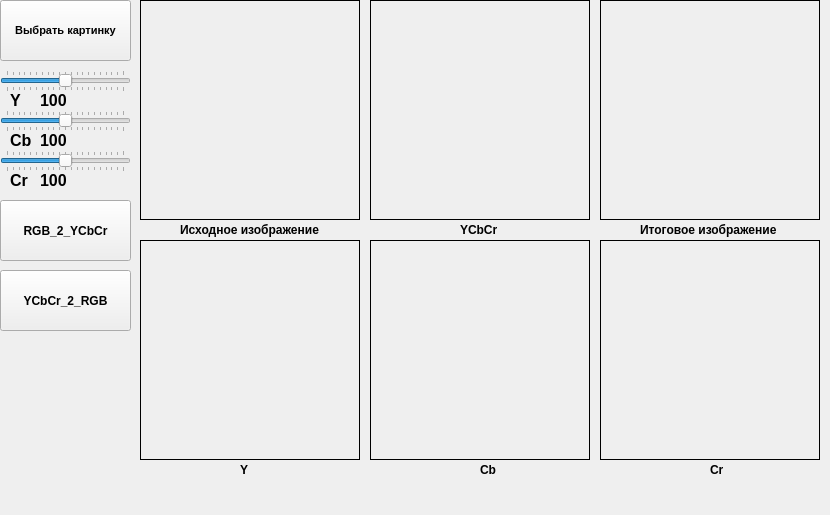
<?xml version="1.0" encoding="UTF-8"?>
<ui version="4.0">
 <class>RGB_2_YCbCr_2_RGB</class>
 <widget class="QMainWindow" name="RGB_2_YCbCr_2_RGB">
  <property name="geometry">
   <rect>
    <x>0</x>
    <y>0</y>
    <width>830</width>
    <height>515</height>
   </rect>
  </property>
  <property name="windowTitle">
   <string>RGB_2_YCbCr_2_RGB</string>
  </property>
  <widget class="QWidget" name="centralwidget">
   <widget class="QPushButton" name="pushButton_selectF">
    <property name="geometry">
     <rect>
      <x>0</x>
      <y>0</y>
      <width>131</width>
      <height>61</height>
     </rect>
    </property>
    <property name="font">
     <font>
      <pointsize>8</pointsize>
      <weight>75</weight>
      <bold>true</bold>
     </font>
    </property>
    <property name="text">
     <string>Выбрать картинку</string>
    </property>
   </widget>
   <widget class="QPushButton" name="pushButton_rgb2ycbcr">
    <property name="geometry">
     <rect>
      <x>0</x>
      <y>200</y>
      <width>131</width>
      <height>61</height>
     </rect>
    </property>
    <property name="font">
     <font>
      <weight>75</weight>
      <bold>true</bold>
     </font>
    </property>
    <property name="text">
     <string>RGB_2_YCbCr</string>
    </property>
   </widget>
   <widget class="QPushButton" name="pushButton_ycbcr2rgb">
    <property name="geometry">
     <rect>
      <x>0</x>
      <y>270</y>
      <width>131</width>
      <height>61</height>
     </rect>
    </property>
    <property name="font">
     <font>
      <weight>75</weight>
      <bold>true</bold>
     </font>
    </property>
    <property name="text">
     <string>YCbCr_2_RGB</string>
    </property>
   </widget>
   <widget class="QLabel" name="labelImageBase">
    <property name="geometry">
     <rect>
      <x>140</x>
      <y>0</y>
      <width>220</width>
      <height>220</height>
     </rect>
    </property>
    <property name="frameShape">
     <enum>QFrame::Panel</enum>
    </property>
    <property name="text">
     <string/>
    </property>
    <property name="scaledContents">
     <bool>false</bool>
    </property>
    <property name="wordWrap">
     <bool>false</bool>
    </property>
   </widget>
   <widget class="QSlider" name="sliderY">
    <property name="geometry">
     <rect>
      <x>0</x>
      <y>70</y>
      <width>131</width>
      <height>22</height>
     </rect>
    </property>
    <property name="mouseTracking">
     <bool>false</bool>
    </property>
    <property name="accessibleName">
     <string/>
    </property>
    <property name="maximum">
     <number>200</number>
    </property>
    <property name="singleStep">
     <number>1</number>
    </property>
    <property name="value">
     <number>100</number>
    </property>
    <property name="tracking">
     <bool>true</bool>
    </property>
    <property name="orientation">
     <enum>Qt::Horizontal</enum>
    </property>
    <property name="invertedAppearance">
     <bool>false</bool>
    </property>
    <property name="invertedControls">
     <bool>false</bool>
    </property>
    <property name="tickPosition">
     <enum>QSlider::TicksBothSides</enum>
    </property>
    <property name="tickInterval">
     <number>10</number>
    </property>
   </widget>
   <widget class="QSlider" name="sliderCb">
    <property name="geometry">
     <rect>
      <x>0</x>
      <y>110</y>
      <width>131</width>
      <height>22</height>
     </rect>
    </property>
    <property name="mouseTracking">
     <bool>false</bool>
    </property>
    <property name="accessibleName">
     <string/>
    </property>
    <property name="maximum">
     <number>200</number>
    </property>
    <property name="value">
     <number>100</number>
    </property>
    <property name="tracking">
     <bool>true</bool>
    </property>
    <property name="orientation">
     <enum>Qt::Horizontal</enum>
    </property>
    <property name="invertedAppearance">
     <bool>false</bool>
    </property>
    <property name="invertedControls">
     <bool>false</bool>
    </property>
    <property name="tickPosition">
     <enum>QSlider::TicksBothSides</enum>
    </property>
    <property name="tickInterval">
     <number>10</number>
    </property>
   </widget>
   <widget class="QSlider" name="sliderCr">
    <property name="geometry">
     <rect>
      <x>0</x>
      <y>150</y>
      <width>131</width>
      <height>22</height>
     </rect>
    </property>
    <property name="mouseTracking">
     <bool>false</bool>
    </property>
    <property name="accessibleName">
     <string/>
    </property>
    <property name="maximum">
     <number>200</number>
    </property>
    <property name="value">
     <number>100</number>
    </property>
    <property name="tracking">
     <bool>true</bool>
    </property>
    <property name="orientation">
     <enum>Qt::Horizontal</enum>
    </property>
    <property name="invertedAppearance">
     <bool>false</bool>
    </property>
    <property name="invertedControls">
     <bool>false</bool>
    </property>
    <property name="tickPosition">
     <enum>QSlider::TicksBothSides</enum>
    </property>
    <property name="tickInterval">
     <number>10</number>
    </property>
   </widget>
   <widget class="QLabel" name="label">
    <property name="geometry">
     <rect>
      <x>10</x>
      <y>90</y>
      <width>21</width>
      <height>21</height>
     </rect>
    </property>
    <property name="font">
     <font>
      <pointsize>12</pointsize>
      <weight>75</weight>
      <bold>true</bold>
     </font>
    </property>
    <property name="text">
     <string>Y</string>
    </property>
   </widget>
   <widget class="QLabel" name="label_2">
    <property name="geometry">
     <rect>
      <x>10</x>
      <y>130</y>
      <width>21</width>
      <height>21</height>
     </rect>
    </property>
    <property name="font">
     <font>
      <pointsize>12</pointsize>
      <weight>75</weight>
      <bold>true</bold>
     </font>
    </property>
    <property name="text">
     <string>Cb</string>
    </property>
   </widget>
   <widget class="QLabel" name="label_3">
    <property name="geometry">
     <rect>
      <x>10</x>
      <y>170</y>
      <width>21</width>
      <height>21</height>
     </rect>
    </property>
    <property name="font">
     <font>
      <pointsize>12</pointsize>
      <weight>75</weight>
      <bold>true</bold>
     </font>
    </property>
    <property name="text">
     <string>Cr</string>
    </property>
   </widget>
   <widget class="QLabel" name="valueLabelY">
    <property name="geometry">
     <rect>
      <x>40</x>
      <y>90</y>
      <width>51</width>
      <height>21</height>
     </rect>
    </property>
    <property name="font">
     <font>
      <pointsize>12</pointsize>
      <weight>75</weight>
      <bold>true</bold>
     </font>
    </property>
    <property name="text">
     <string>100</string>
    </property>
   </widget>
   <widget class="QLabel" name="valueLabelCb">
    <property name="geometry">
     <rect>
      <x>40</x>
      <y>130</y>
      <width>51</width>
      <height>21</height>
     </rect>
    </property>
    <property name="font">
     <font>
      <pointsize>12</pointsize>
      <weight>75</weight>
      <bold>true</bold>
     </font>
    </property>
    <property name="text">
     <string>100</string>
    </property>
   </widget>
   <widget class="QLabel" name="valueLabelCr">
    <property name="geometry">
     <rect>
      <x>40</x>
      <y>170</y>
      <width>51</width>
      <height>21</height>
     </rect>
    </property>
    <property name="font">
     <font>
      <pointsize>12</pointsize>
      <weight>75</weight>
      <bold>true</bold>
     </font>
    </property>
    <property name="text">
     <string>100</string>
    </property>
   </widget>
   <widget class="QLabel" name="labelImage_Y">
    <property name="geometry">
     <rect>
      <x>140</x>
      <y>240</y>
      <width>220</width>
      <height>220</height>
     </rect>
    </property>
    <property name="frameShape">
     <enum>QFrame::Panel</enum>
    </property>
    <property name="text">
     <string/>
    </property>
    <property name="scaledContents">
     <bool>false</bool>
    </property>
    <property name="wordWrap">
     <bool>false</bool>
    </property>
   </widget>
   <widget class="QLabel" name="labelImage_Cb">
    <property name="geometry">
     <rect>
      <x>370</x>
      <y>240</y>
      <width>220</width>
      <height>220</height>
     </rect>
    </property>
    <property name="frameShape">
     <enum>QFrame::Panel</enum>
    </property>
    <property name="text">
     <string/>
    </property>
    <property name="scaledContents">
     <bool>false</bool>
    </property>
    <property name="wordWrap">
     <bool>false</bool>
    </property>
   </widget>
   <widget class="QLabel" name="labelImage_Cr">
    <property name="geometry">
     <rect>
      <x>600</x>
      <y>240</y>
      <width>220</width>
      <height>220</height>
     </rect>
    </property>
    <property name="frameShape">
     <enum>QFrame::Panel</enum>
    </property>
    <property name="text">
     <string/>
    </property>
    <property name="scaledContents">
     <bool>false</bool>
    </property>
    <property name="wordWrap">
     <bool>false</bool>
    </property>
   </widget>
   <widget class="QLabel" name="labelImage_YCbCr">
    <property name="geometry">
     <rect>
      <x>370</x>
      <y>0</y>
      <width>220</width>
      <height>220</height>
     </rect>
    </property>
    <property name="frameShape">
     <enum>QFrame::Panel</enum>
    </property>
    <property name="text">
     <string/>
    </property>
    <property name="scaledContents">
     <bool>false</bool>
    </property>
    <property name="wordWrap">
     <bool>false</bool>
    </property>
   </widget>
   <widget class="QLabel" name="labelImageResult">
    <property name="geometry">
     <rect>
      <x>600</x>
      <y>0</y>
      <width>220</width>
      <height>220</height>
     </rect>
    </property>
    <property name="frameShape">
     <enum>QFrame::Panel</enum>
    </property>
    <property name="text">
     <string/>
    </property>
    <property name="scaledContents">
     <bool>false</bool>
    </property>
    <property name="wordWrap">
     <bool>false</bool>
    </property>
   </widget>
   <widget class="QLabel" name="label_4">
    <property name="geometry">
     <rect>
      <x>180</x>
      <y>220</y>
      <width>141</width>
      <height>20</height>
     </rect>
    </property>
    <property name="font">
     <font>
      <weight>75</weight>
      <bold>true</bold>
     </font>
    </property>
    <property name="text">
     <string>Исходное изображение</string>
    </property>
   </widget>
   <widget class="QLabel" name="label_5">
    <property name="geometry">
     <rect>
      <x>460</x>
      <y>220</y>
      <width>41</width>
      <height>20</height>
     </rect>
    </property>
    <property name="font">
     <font>
      <weight>75</weight>
      <bold>true</bold>
     </font>
    </property>
    <property name="text">
     <string>YCbCr</string>
    </property>
   </widget>
   <widget class="QLabel" name="label_6">
    <property name="geometry">
     <rect>
      <x>640</x>
      <y>220</y>
      <width>141</width>
      <height>20</height>
     </rect>
    </property>
    <property name="font">
     <font>
      <weight>75</weight>
      <bold>true</bold>
     </font>
    </property>
    <property name="text">
     <string>Итоговое изображение</string>
    </property>
   </widget>
   <widget class="QLabel" name="label_7">
    <property name="geometry">
     <rect>
      <x>240</x>
      <y>460</y>
      <width>21</width>
      <height>20</height>
     </rect>
    </property>
    <property name="font">
     <font>
      <weight>75</weight>
      <bold>true</bold>
     </font>
    </property>
    <property name="text">
     <string>Y</string>
    </property>
   </widget>
   <widget class="QLabel" name="label_8">
    <property name="geometry">
     <rect>
      <x>480</x>
      <y>460</y>
      <width>21</width>
      <height>20</height>
     </rect>
    </property>
    <property name="font">
     <font>
      <weight>75</weight>
      <bold>true</bold>
     </font>
    </property>
    <property name="text">
     <string>Cb</string>
    </property>
   </widget>
   <widget class="QLabel" name="label_9">
    <property name="geometry">
     <rect>
      <x>710</x>
      <y>460</y>
      <width>21</width>
      <height>20</height>
     </rect>
    </property>
    <property name="font">
     <font>
      <weight>75</weight>
      <bold>true</bold>
     </font>
    </property>
    <property name="text">
     <string>Cr</string>
    </property>
   </widget>
  </widget>
 </widget>
 <resources/>
 <connections/>
</ui>
